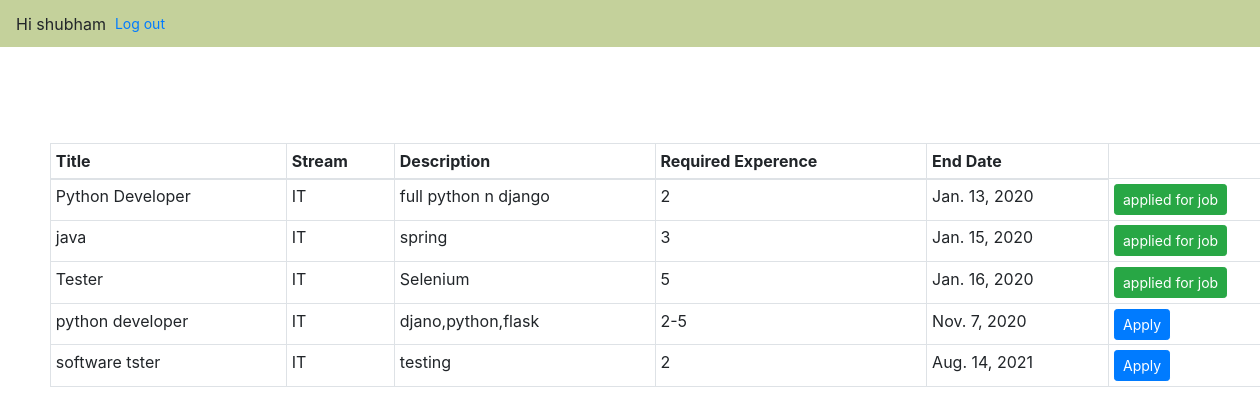
Screenshot of /profile/ (signed in) with the database file from the repository.
### appone/models.py (models this page shows, shortened)
class User(AbstractUser):
    user_choice =(
        ('Provider','provider'),
        ('Seeker','seeker'),
        )
    usertype = models.CharField(max_length = 30, choices = user_choice,default = "Seeker",)

class Job(models.Model):
    user_choices=(("Mech","mech"),("Civil","civil"),("IT","IT"))
    title=models.CharField(max_length=20)
    stream=models.CharField(max_length=10,choices  =user_choices,default="IT")
    desc=models.TextField(max_length=100)
    experence=models.CharField(max_length=20,null=True)
    date=models.DateField(default = datetime.date.today)
    date_end=models.DateField()
    provider=models.ForeignKey(Provider,on_delete=models.CASCADE)

### appone/views.py (the view, shortened to what this page needs)
# urls.py: path("profile/",views.Profile.as_view(),name="profile"),
class Profile(LoginRequiredMixin,View):
    login_url="/login/"
    def get(self,request):
        if request.user.usertype=="Seeker":
            user1=User.objects.get(username=request.user.username)
            try:
                s=seeker.objects.get(user=user1)
            except Exception as e:
                s=None
            if s==None:
                return redirect("/addp/")
            try:
                j=Job.objects.filter(stream=s.looking_job_in)
            except Exception as e:
                j=None
            try:
                applied=s.job.all()
            except Exception as e:
                applied=None
            return render(request,"appone/profile.html",{"p":s,"job":j,"isSeeker":True,"applied":applied})
        return redirect("/index/")

### appone/templates/appone/profile.html (shortened to what this page needs)
<!DOCTYPE html>
{%extends "appone/home.html" %}
 {% block body_block %}
    {% if job %}
    <table class="table table-bordered table-sm" style="margin-left:50px;margin-right:50px;">
      <thead>
        <th>Title</th>
        <th>Stream</th>
        <th>Description</th>
        <th>Required Experence</th>
        <th>End Date</th>
      </thead>
      {%for j in job%}
      <tr>
        <td>{{j.title}}</td>
        <td>{{j.stream}}</td>
        <td>{{j.desc}}</td>
        <td>{{j.experence}}</td>
        <td>{{j.date_end}}</td>
        {%if isSeeker%}
        <td>{% if j in applied %}
          <button class="btn btn-success btn-sm" >applied for job</button>
          {% else %}
          <a class="btn btn-primary btn-sm" href="/jobapply/{{j.id}}">Apply</a>
          {% endif %}
        </td>
        {% endif %}
      </tr>{%endfor%}
    </table>
    {% endif %}
    {% endblock %}

### appone/templates/appone/home.html (shortened to what this page needs)
<!DOCTYPE html>
<html lang="en" dir="ltr">
  <head>
    <link href="https://stackpath.bootstrapcdn.com/bootstrap/4.4.1/css/bootstrap.min.css" rel="stylesheet">
  </head>
  <body>
    {% if user.is_authenticated %}
    <header class="navbar navbar-expand-lg navbar-light " style="background-color:#c4d19b" >
  Hi {{ user.username }}
  <a class="btn btn-link btn-sm" href="/logout/">Log out</a></header>
  {% endif%} <br><br><br><br> {% block body_block %}{% endblock %}
  </body>
</html>

### rows the page displays
User: username "shubham"
Job: title "Python Developer", stream "IT", desc "full python n django", experence "2", date_end "Jan. 13, 2020", shows "applied for job"
Job: title "java", stream "IT", desc "spring", experence "3", date_end "Jan. 15, 2020", shows "applied for job"
Job: title "Tester", stream "IT", desc "Selenium", experence "5", date_end "Jan. 16, 2020", shows "applied for job"
Job: title "python developer", stream "IT", desc "djano,python,flask", experence "2-5", date_end "Nov. 7, 2020"
Job: title "software tster", stream "IT", desc "testing", experence "2", date_end "Aug. 14, 2021"
